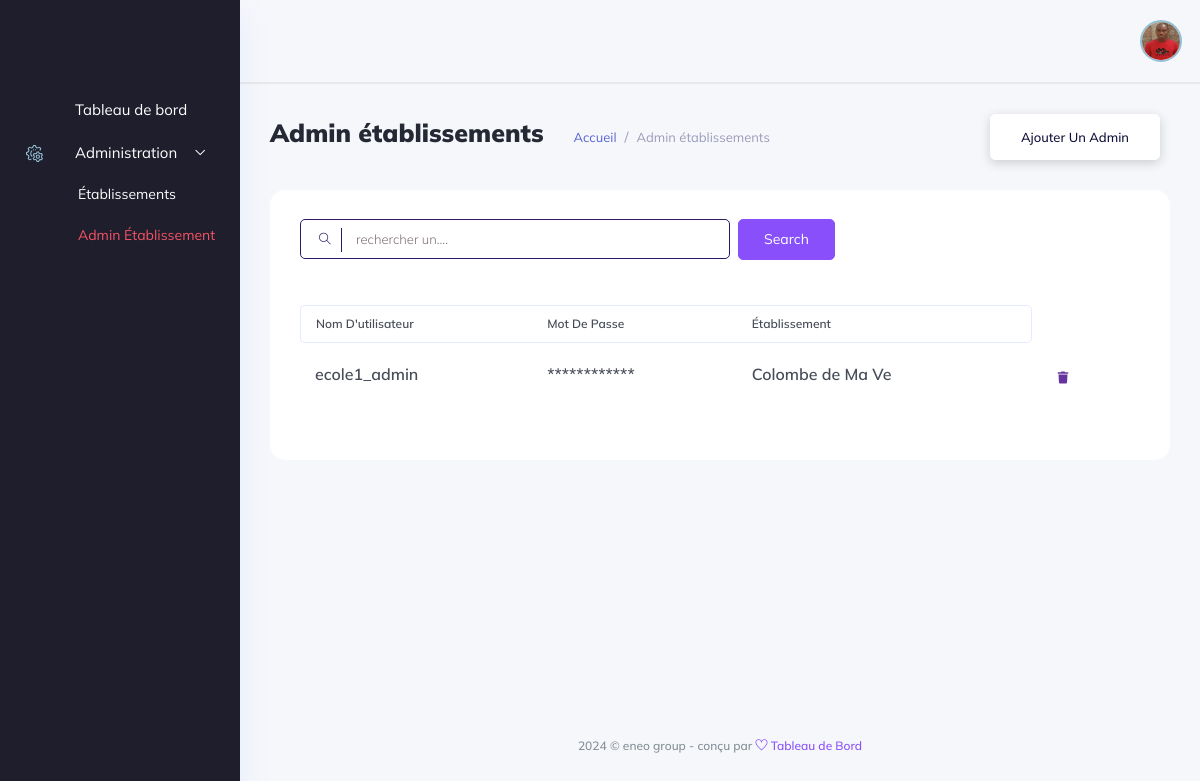
The page /admin-etablissement/ (signed in) on the database as committed earlier.
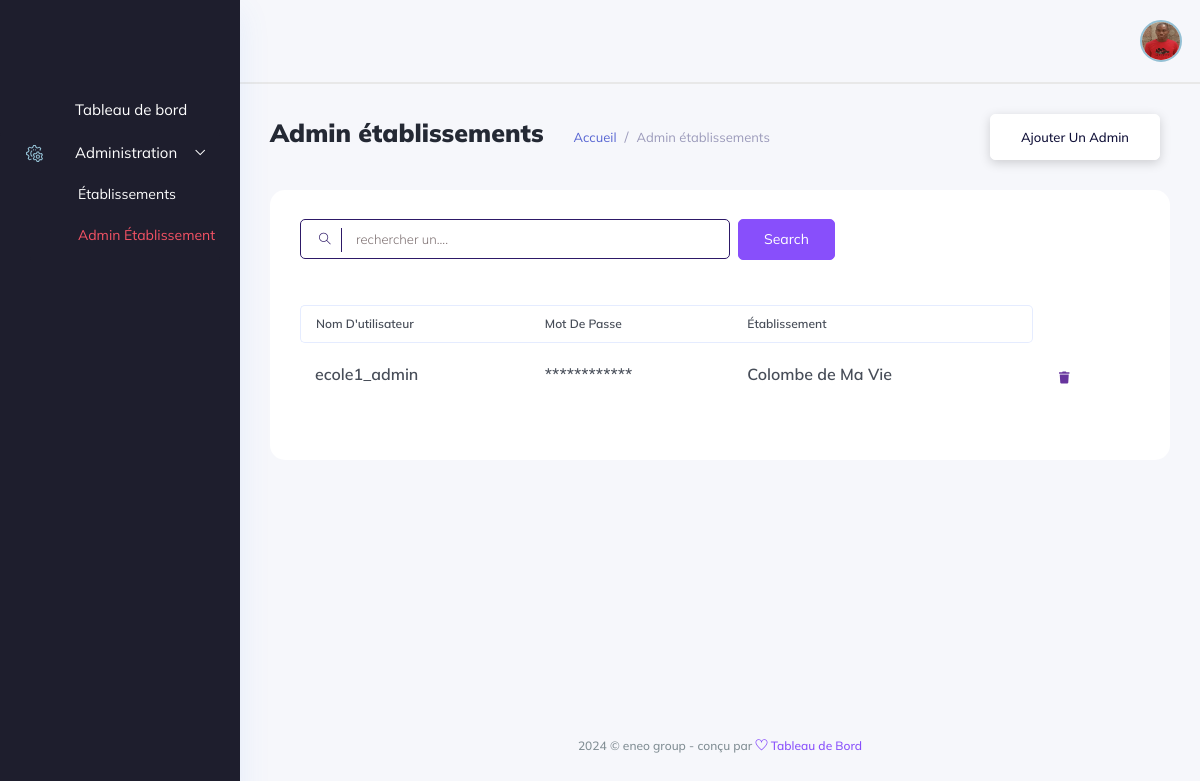
The same page on the database as committed later.
### backend/models/user_account.py (models this page shows, shortened)
class User(AbstractBaseUser, PermissionsMixin):
    school = models.ForeignKey(Etablishment, on_delete=models.CASCADE, null=True, blank=True)
    username = models.CharField(max_length=255, unique=True,)
    student = models.OneToOneField(Student, unique=True, on_delete=models.SET_NULL, null=True, blank=True)
    teacher = models.OneToOneField(Teacher, unique=True, on_delete=models.SET_NULL, null=True, blank=True)
    management_profil = models.OneToOneField(ManagementProfil, unique=True, on_delete=models.CASCADE, null=True, blank=True)
    is_active = models.BooleanField(default=True)
    is_admin = models.BooleanField(default=False)
    is_admin_school = models.BooleanField(default=False)
    is_manager = models.BooleanField(default=False)
    is_accountant = models.BooleanField(default=False)
    is_student = models.BooleanField(default=False)
    is_teacher = models.BooleanField(default=False)
    created_at = models.DateTimeField(auto_now_add=True)
    updated_at = models.DateTimeField(auto_now=True)
    objects = UserManager()
    USERNAME_FIELD = 'username'

### backend/models/gestion_ecole.py (models this page shows, shortened)
class Etablishment(models.Model):
    name = models.CharField(max_length=120)
    tel = models.CharField(max_length=20)
    address = models.CharField(max_length=100)
    social_address = models.CharField(max_length=100, blank=True, null=True)
    email = models.EmailField(max_length=200, blank=True, null=True)
    bulletin_foot = models.CharField(max_length=50, blank=True, null=True)
    currency = models.CharField(max_length=50, choices=currencies, blank=True, null=True)
    système = models.CharField(max_length=50, choices=systemes, blank=True, null=True)
    status_fees = models.CharField(max_length=50, choices=statues, blank=True, null=True)
    subscription_fees = models.IntegerField(default=1000, blank=True, null=True)
    month = models.IntegerField(default=9, blank=True, null=True)
    re_registration_fees = models.IntegerField(default=800, blank=True, null=True)

### administration/views.py (the view, shortened to what this page needs)
class UserSchoolView(View):
    template_name = "administration/users/user_school.html"
    def dispatch(self,request, *args, **kwargs):
        if not request.user.is_authenticated or not request.user.is_admin:
            return redirect('backend:login')
        return super().dispatch(request, *args, **kwargs)
    def get(self, request, *args, **kwargs):
        users = User.objects.filter(is_admin_school=True)
        return render(request, template_name=self.template_name, context={'users':users})

### administration/templates/administration/users/user_school.html (shortened to what the changed rows need)
{% extends '../base.html' %}
{% load static %}
{% block content %}
<div class="main_content_iner overly_inner ">
    <div class="container-fluid p-0 ">
        <div class="row">
            <div class="col-lg-12">
                <div class="white_card card_height_100 mb_30 pt-4">
                    <div class="white_card_body">
                        <div class="QA_section">
                            <div class="QA_table mb_30">
                                <table id="dataTable" class="table lms_table_active ">
                                    <thead>
                                        <tr>
                                            <th scope="col">Nom d'utilisateur</th>
                                            <th scope="col">Mot de passe</th>
                                            <th scope="col">Établissement</th>
                                        </tr>
                                    </thead>
                                    <tbody id="elementList">
                                        {% for user in users %}
                                            <tr data-id="{{ user.id }}">
                                                <td><h6> {{ user.username }} </h6></td>
                                                <td><h6> ************ </h6></td>
                                                <td><h6> {{ user.school.name }} </h6></td>
                                                <td>
                                                    <div class="action_btns d-flex">
                                                        <a href="#" onclick="deleteUser({{ user.id }})" class="action_btn"> <i class="fas fa-trash"></i> </a>
                                                    </div>
                                                </td>
                                            </tr>
                                        {% endfor %}
                                    </tbody>
                                </table>
                            </div>
                        </div>
                    </div>
                </div>
            </div>
        </div>
    </div>
</div>
{% endblock content %}

Rows that differ between the two databases and show on the page:
changed User "ecole1_admin": school.name "Colombe de Ma Ve" → "Colombe de Ma Vie"
